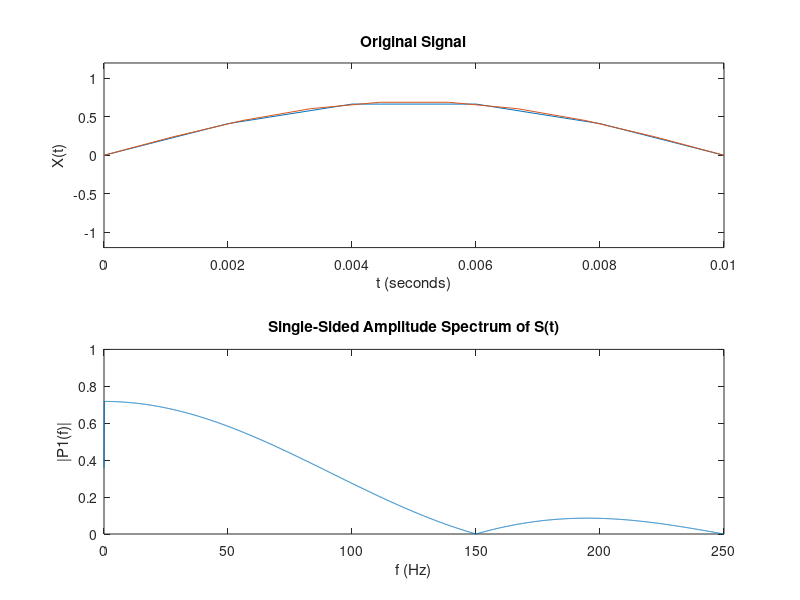

MATLAB code for this plot:
% This program aims to process a sin windows function
% n is the number of the sampling points
% The orange line shows the original signal, and the blue line above show
% the sampling points
n = input('Please input the number of sampling points.')
Fs = 500;
F = 50;
% F is the frequency of the original signal
Tg = 1/ Fs;
% sample frequency @ 500hz, Tg means the time gap between each sample point
resolution = 4096;
% set te resolution in the time domain
t = linspace(0,n*Tg,n+1);
ti = linspace(0,n*Tg,n*Tg*1000);
% calculate the time at each point, t is time of sampling, ti is built to
% show the orginal signal
L = length(t);
S = 0.7*sin(2*pi*50*t);
si = 0.7*sin(2*pi*50*ti);
% construct the original function
figure(1);
subplot(2,1,1)
plot(t,S)
hold
plot(ti,si)
title('Original Signal')
xlabel('t (seconds)')
ylabel('X(t)')
set(gca,'XLim',[0 n/Fs]);
set(gca,'YLim',[-1.2 1.2]);
% print the original image of the singnal
Y = fft(S,resolution);
P2 = abs(Y);
i=1:resolution/2; 
f=(i-1)*Fs/resolution;
yy=zeros(resolution/2,1);
yy(i)=P2(i);
yy=yy/(L/2);
yy(1)=yy(1)/2;
subplot(2,1,2)
plot(f,yy)
title('Single-Sided Amplitude Spectrum of S(t)')
xlabel('f (Hz)')
ylabel('|P1(f)|')
set(gca,'XLim',[0 Fs/2]);
set(gca,'YLim',[0 1]);